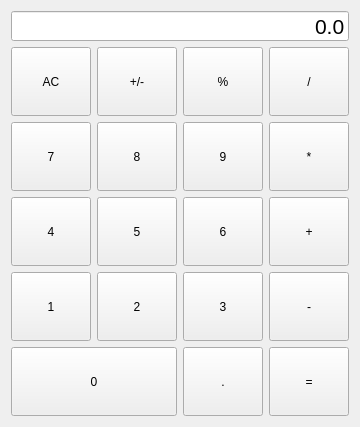
<?xml version="1.0" encoding="UTF-8"?>
<ui version="4.0">
 <class>Form</class>
 <widget class="QWidget" name="Form">
  <property name="geometry">
   <rect>
    <x>0</x>
    <y>0</y>
    <width>336</width>
    <height>427</height>
   </rect>
  </property>
  <property name="windowTitle">
   <string>Form</string>
  </property>
  <layout class="QGridLayout" name="gridLayout">
   <item row="0" column="0" colspan="4">
    <widget class="QLineEdit" name="ca_le">
     <property name="enabled">
      <bool>true</bool>
     </property>
     <property name="minimumSize">
      <size>
       <width>0</width>
       <height>30</height>
      </size>
     </property>
     <property name="maximumSize">
      <size>
       <width>16777215</width>
       <height>30</height>
      </size>
     </property>
     <property name="font">
      <font>
       <family>Arial</family>
       <pointsize>16</pointsize>
      </font>
     </property>
     <property name="text">
      <string>0.0</string>
     </property>
     <property name="alignment">
      <set>Qt::AlignRight|Qt::AlignTrailing|Qt::AlignVCenter</set>
     </property>
     <property name="readOnly">
      <bool>true</bool>
     </property>
    </widget>
   </item>
   <item row="1" column="0">
    <widget class="CaBtn" name="ac_btn">
     <property name="sizePolicy">
      <sizepolicy hsizetype="Minimum" vsizetype="Expanding">
       <horstretch>0</horstretch>
       <verstretch>0</verstretch>
      </sizepolicy>
     </property>
     <property name="text">
      <string>AC</string>
     </property>
     <property name="checkable">
      <bool>true</bool>
     </property>
     <property name="autoExclusive">
      <bool>true</bool>
     </property>
     <property name="bg" stdset="0">
      <string>lightgray</string>
     </property>
     <property name="role" stdset="0">
      <string>ac</string>
     </property>
    </widget>
   </item>
   <item row="1" column="1">
    <widget class="CaBtn" name="zf_btn">
     <property name="sizePolicy">
      <sizepolicy hsizetype="Minimum" vsizetype="Expanding">
       <horstretch>0</horstretch>
       <verstretch>0</verstretch>
      </sizepolicy>
     </property>
     <property name="text">
      <string>+/-</string>
     </property>
     <property name="checkable">
      <bool>true</bool>
     </property>
     <property name="autoExclusive">
      <bool>true</bool>
     </property>
     <property name="bg" stdset="0">
      <string>lightgray</string>
     </property>
     <property name="role" stdset="0">
      <string>zf</string>
     </property>
    </widget>
   </item>
   <item row="1" column="2">
    <widget class="CaBtn" name="bf_btn">
     <property name="sizePolicy">
      <sizepolicy hsizetype="Minimum" vsizetype="Expanding">
       <horstretch>0</horstretch>
       <verstretch>0</verstretch>
      </sizepolicy>
     </property>
     <property name="text">
      <string>%</string>
     </property>
     <property name="checkable">
      <bool>true</bool>
     </property>
     <property name="autoExclusive">
      <bool>true</bool>
     </property>
     <property name="bg" stdset="0">
      <string>lightgray</string>
     </property>
     <property name="role" stdset="0">
      <string>bf</string>
     </property>
    </widget>
   </item>
   <item row="1" column="3">
    <widget class="CaBtn" name="o4_btn">
     <property name="sizePolicy">
      <sizepolicy hsizetype="Minimum" vsizetype="Expanding">
       <horstretch>0</horstretch>
       <verstretch>0</verstretch>
      </sizepolicy>
     </property>
     <property name="text">
      <string>/</string>
     </property>
     <property name="checkable">
      <bool>true</bool>
     </property>
     <property name="autoExclusive">
      <bool>true</bool>
     </property>
     <property name="bg" stdset="0">
      <string>orange</string>
     </property>
     <property name="role" stdset="0">
      <string>op</string>
     </property>
    </widget>
   </item>
   <item row="2" column="0">
    <widget class="CaBtn" name="n7_btn">
     <property name="sizePolicy">
      <sizepolicy hsizetype="Minimum" vsizetype="Expanding">
       <horstretch>0</horstretch>
       <verstretch>0</verstretch>
      </sizepolicy>
     </property>
     <property name="text">
      <string>7</string>
     </property>
     <property name="checkable">
      <bool>true</bool>
     </property>
     <property name="autoExclusive">
      <bool>true</bool>
     </property>
     <property name="bg" stdset="0">
      <string>gray</string>
     </property>
     <property name="role" stdset="0">
      <string>num</string>
     </property>
    </widget>
   </item>
   <item row="2" column="1">
    <widget class="CaBtn" name="n8_btn">
     <property name="sizePolicy">
      <sizepolicy hsizetype="Minimum" vsizetype="Expanding">
       <horstretch>0</horstretch>
       <verstretch>0</verstretch>
      </sizepolicy>
     </property>
     <property name="text">
      <string>8</string>
     </property>
     <property name="checkable">
      <bool>true</bool>
     </property>
     <property name="autoExclusive">
      <bool>true</bool>
     </property>
     <property name="bg" stdset="0">
      <string>gray</string>
     </property>
     <property name="role" stdset="0">
      <string>num</string>
     </property>
    </widget>
   </item>
   <item row="2" column="2">
    <widget class="CaBtn" name="n9_btn">
     <property name="sizePolicy">
      <sizepolicy hsizetype="Minimum" vsizetype="Expanding">
       <horstretch>0</horstretch>
       <verstretch>0</verstretch>
      </sizepolicy>
     </property>
     <property name="text">
      <string>9</string>
     </property>
     <property name="checkable">
      <bool>true</bool>
     </property>
     <property name="autoExclusive">
      <bool>true</bool>
     </property>
     <property name="bg" stdset="0">
      <string>gray</string>
     </property>
     <property name="role" stdset="0">
      <string>num</string>
     </property>
    </widget>
   </item>
   <item row="2" column="3">
    <widget class="CaBtn" name="o3_btn">
     <property name="sizePolicy">
      <sizepolicy hsizetype="Minimum" vsizetype="Expanding">
       <horstretch>0</horstretch>
       <verstretch>0</verstretch>
      </sizepolicy>
     </property>
     <property name="text">
      <string>*</string>
     </property>
     <property name="checkable">
      <bool>true</bool>
     </property>
     <property name="autoExclusive">
      <bool>true</bool>
     </property>
     <property name="bg" stdset="0">
      <string>orange</string>
     </property>
     <property name="role" stdset="0">
      <string>op</string>
     </property>
    </widget>
   </item>
   <item row="3" column="0">
    <widget class="CaBtn" name="n4_btn">
     <property name="sizePolicy">
      <sizepolicy hsizetype="Minimum" vsizetype="Expanding">
       <horstretch>0</horstretch>
       <verstretch>0</verstretch>
      </sizepolicy>
     </property>
     <property name="text">
      <string>4</string>
     </property>
     <property name="checkable">
      <bool>true</bool>
     </property>
     <property name="autoExclusive">
      <bool>true</bool>
     </property>
     <property name="bg" stdset="0">
      <string>gray</string>
     </property>
     <property name="role" stdset="0">
      <string>num</string>
     </property>
    </widget>
   </item>
   <item row="3" column="1">
    <widget class="CaBtn" name="n5_btn">
     <property name="sizePolicy">
      <sizepolicy hsizetype="Minimum" vsizetype="Expanding">
       <horstretch>0</horstretch>
       <verstretch>0</verstretch>
      </sizepolicy>
     </property>
     <property name="text">
      <string>5</string>
     </property>
     <property name="checkable">
      <bool>true</bool>
     </property>
     <property name="autoExclusive">
      <bool>true</bool>
     </property>
     <property name="bg" stdset="0">
      <string>gray</string>
     </property>
     <property name="role" stdset="0">
      <string>num</string>
     </property>
    </widget>
   </item>
   <item row="3" column="2">
    <widget class="CaBtn" name="n6_btn">
     <property name="sizePolicy">
      <sizepolicy hsizetype="Minimum" vsizetype="Expanding">
       <horstretch>0</horstretch>
       <verstretch>0</verstretch>
      </sizepolicy>
     </property>
     <property name="text">
      <string>6</string>
     </property>
     <property name="checkable">
      <bool>true</bool>
     </property>
     <property name="autoExclusive">
      <bool>true</bool>
     </property>
     <property name="bg" stdset="0">
      <string>gray</string>
     </property>
     <property name="role" stdset="0">
      <string>num</string>
     </property>
    </widget>
   </item>
   <item row="3" column="3">
    <widget class="CaBtn" name="o1_btn">
     <property name="sizePolicy">
      <sizepolicy hsizetype="Minimum" vsizetype="Expanding">
       <horstretch>0</horstretch>
       <verstretch>0</verstretch>
      </sizepolicy>
     </property>
     <property name="text">
      <string>+</string>
     </property>
     <property name="checkable">
      <bool>true</bool>
     </property>
     <property name="autoExclusive">
      <bool>true</bool>
     </property>
     <property name="bg" stdset="0">
      <string>orange</string>
     </property>
     <property name="role" stdset="0">
      <string>op</string>
     </property>
    </widget>
   </item>
   <item row="4" column="0">
    <widget class="CaBtn" name="n1_btn">
     <property name="sizePolicy">
      <sizepolicy hsizetype="Minimum" vsizetype="Expanding">
       <horstretch>0</horstretch>
       <verstretch>0</verstretch>
      </sizepolicy>
     </property>
     <property name="text">
      <string>1</string>
     </property>
     <property name="checkable">
      <bool>true</bool>
     </property>
     <property name="autoExclusive">
      <bool>true</bool>
     </property>
     <property name="bg" stdset="0">
      <string>gray</string>
     </property>
     <property name="role" stdset="0">
      <string>num</string>
     </property>
    </widget>
   </item>
   <item row="4" column="1">
    <widget class="CaBtn" name="n2_btn">
     <property name="sizePolicy">
      <sizepolicy hsizetype="Minimum" vsizetype="Expanding">
       <horstretch>0</horstretch>
       <verstretch>0</verstretch>
      </sizepolicy>
     </property>
     <property name="text">
      <string>2</string>
     </property>
     <property name="checkable">
      <bool>true</bool>
     </property>
     <property name="autoExclusive">
      <bool>true</bool>
     </property>
     <property name="bg" stdset="0">
      <string>gray</string>
     </property>
     <property name="role" stdset="0">
      <string>num</string>
     </property>
    </widget>
   </item>
   <item row="4" column="2">
    <widget class="CaBtn" name="n3_btn">
     <property name="sizePolicy">
      <sizepolicy hsizetype="Minimum" vsizetype="Expanding">
       <horstretch>0</horstretch>
       <verstretch>0</verstretch>
      </sizepolicy>
     </property>
     <property name="text">
      <string>3</string>
     </property>
     <property name="checkable">
      <bool>true</bool>
     </property>
     <property name="autoExclusive">
      <bool>true</bool>
     </property>
     <property name="bg" stdset="0">
      <string>gray</string>
     </property>
     <property name="role" stdset="0">
      <string>num</string>
     </property>
    </widget>
   </item>
   <item row="4" column="3">
    <widget class="CaBtn" name="o2_btn">
     <property name="sizePolicy">
      <sizepolicy hsizetype="Minimum" vsizetype="Expanding">
       <horstretch>0</horstretch>
       <verstretch>0</verstretch>
      </sizepolicy>
     </property>
     <property name="text">
      <string>-</string>
     </property>
     <property name="checkable">
      <bool>true</bool>
     </property>
     <property name="autoExclusive">
      <bool>true</bool>
     </property>
     <property name="bg" stdset="0">
      <string>orange</string>
     </property>
     <property name="role" stdset="0">
      <string>op</string>
     </property>
    </widget>
   </item>
   <item row="5" column="2">
    <widget class="CaBtn" name="nd_btn">
     <property name="sizePolicy">
      <sizepolicy hsizetype="Minimum" vsizetype="Expanding">
       <horstretch>0</horstretch>
       <verstretch>0</verstretch>
      </sizepolicy>
     </property>
     <property name="text">
      <string>.</string>
     </property>
     <property name="checkable">
      <bool>true</bool>
     </property>
     <property name="autoExclusive">
      <bool>true</bool>
     </property>
     <property name="bg" stdset="0">
      <string>gray</string>
     </property>
     <property name="role" stdset="0">
      <string>num</string>
     </property>
    </widget>
   </item>
   <item row="5" column="3">
    <widget class="CaBtn" name="ca_btn">
     <property name="sizePolicy">
      <sizepolicy hsizetype="Minimum" vsizetype="Expanding">
       <horstretch>0</horstretch>
       <verstretch>0</verstretch>
      </sizepolicy>
     </property>
     <property name="text">
      <string>=</string>
     </property>
     <property name="checkable">
      <bool>true</bool>
     </property>
     <property name="autoExclusive">
      <bool>true</bool>
     </property>
     <property name="bg" stdset="0">
      <string>orange</string>
     </property>
     <property name="role" stdset="0">
      <string>ca</string>
     </property>
    </widget>
   </item>
   <item row="5" column="0" colspan="2">
    <widget class="CaBtn" name="n0_btn">
     <property name="sizePolicy">
      <sizepolicy hsizetype="Minimum" vsizetype="Expanding">
       <horstretch>0</horstretch>
       <verstretch>0</verstretch>
      </sizepolicy>
     </property>
     <property name="text">
      <string>0</string>
     </property>
     <property name="checkable">
      <bool>true</bool>
     </property>
     <property name="autoExclusive">
      <bool>true</bool>
     </property>
     <property name="bg" stdset="0">
      <string>gray</string>
     </property>
     <property name="role" stdset="0">
      <string>num</string>
     </property>
    </widget>
   </item>
  </layout>
 </widget>
 <customwidgets>
  <customwidget>
   <class>CaBtn</class>
   <extends>QPushButton</extends>
   <header location="global">ca_btn</header>
  </customwidget>
 </customwidgets>
 <resources/>
 <connections/>
</ui>
